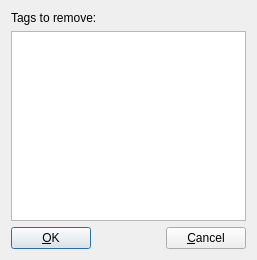
<?xml version="1.0" encoding="UTF-8"?>
<ui version="4.0">
 <class>RemoveTagsDlg</class>
 <widget class="QDialog" name="RemoveTagsDlg">
  <property name="geometry">
   <rect>
    <x>0</x>
    <y>0</y>
    <width>257</width>
    <height>260</height>
   </rect>
  </property>
  <property name="windowTitle">
   <string>Remove tags</string>
  </property>
  <layout class="QVBoxLayout" name="verticalLayout_2">
   <item>
    <layout class="QVBoxLayout" name="verticalLayout">
     <item>
      <widget class="QLabel" name="label">
       <property name="text">
        <string>Tags to remove:</string>
       </property>
      </widget>
     </item>
     <item>
      <widget class="QListWidget" name="tag_list"/>
     </item>
     <item>
      <layout class="QHBoxLayout">
       <item>
        <widget class="QPushButton" name="ok_button">
         <property name="text">
          <string>&amp;OK</string>
         </property>
         <property name="autoDefault">
          <bool>true</bool>
         </property>
         <property name="default">
          <bool>true</bool>
         </property>
        </widget>
       </item>
       <item>
        <spacer>
         <property name="orientation">
          <enum>Qt::Horizontal</enum>
         </property>
         <property name="sizeHint" stdset="0">
          <size>
           <width>101</width>
           <height>20</height>
          </size>
         </property>
        </spacer>
       </item>
       <item>
        <widget class="QPushButton" name="cancel_button">
         <property name="text">
          <string>&amp;Cancel</string>
         </property>
         <property name="autoDefault">
          <bool>false</bool>
         </property>
        </widget>
       </item>
      </layout>
     </item>
    </layout>
   </item>
  </layout>
 </widget>
 <resources>
  <include location="mnemosyne.qrc"/>
 </resources>
 <connections>
  <connection>
   <sender>cancel_button</sender>
   <signal>clicked()</signal>
   <receiver>RemoveTagsDlg</receiver>
   <slot>reject()</slot>
   <hints>
    <hint type="sourcelabel">
     <x>281</x>
     <y>151</y>
    </hint>
    <hint type="destinationlabel">
     <x>164</x>
     <y>87</y>
    </hint>
   </hints>
  </connection>
  <connection>
   <sender>ok_button</sender>
   <signal>clicked()</signal>
   <receiver>RemoveTagsDlg</receiver>
   <slot>accept()</slot>
   <hints>
    <hint type="sourcelabel">
     <x>45</x>
     <y>155</y>
    </hint>
    <hint type="destinationlabel">
     <x>148</x>
     <y>87</y>
    </hint>
   </hints>
  </connection>
 </connections>
</ui>
